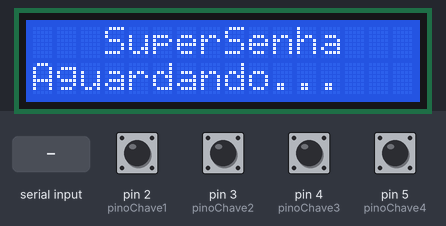
A sketch run on a simulated Arduino Uno, built with avr-gcc and run on an emulated ATmega328P. Shown: 16×2 character LCD. The test bench sets the inputs (shaded band); at power-on: pin 2 (pinoChave1), pin 3 (pinoChave2), pin 4 (pinoChave3), pin 5 (pinoChave4) HIGH. What the sketch prints to the serial monitor is not drawn.

Above: at 1.2 s.
1.3 s: "1\n" received over Serial
At 2.3 s:
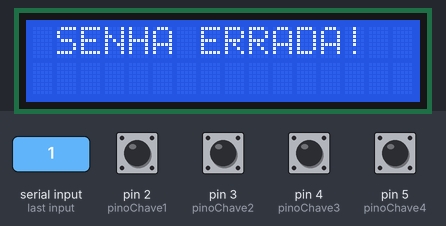
2.8 s: "R\n" received over Serial
At 4.0 s:
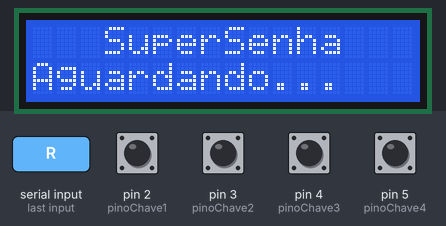
4.3 s: "0\n" received over Serial
At 5.8 s:
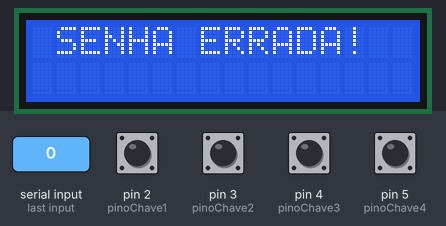
Timing chart, 0 to 7.3 s (numbered marks = the images above; inputs shaded):
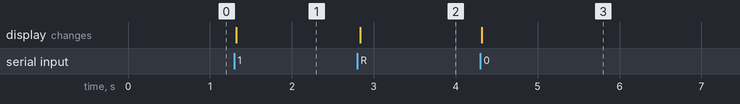

The sketch:

supersenha_arduino.ino
```cpp
#include <Wire.h>                   //Biblioteca nativa para comunicacao I2C (pinos A4 e A5)
#include <LiquidCrystal_I2C.h>      //Biblioteca do display LCD I2C (instalar "LiquidCrystal I2C" de Frank de Brabander)

#define pinoChave1 2                //Chave 1 do DIP switch ligada no pino digital 2
#define pinoChave2 3                //Chave 2 do DIP switch ligada no pino digital 3
#define pinoChave3 4                //Chave 3 do DIP switch ligada no pino digital 4
#define pinoChave4 5                //Chave 4 do DIP switch ligada no pino digital 5

// Cria o objeto do LCD no endereco 0x27 com 16 colunas e 2 linhas (se nao aparecer texto, testar 0x3F)
LiquidCrystal_I2C lcd(0x27, 16, 2);

// Mostra a tela inicial no LCD (usada no inicio e quando o Python manda "R")
void telaInicial() {
  lcd.clear();                      //Limpa a tela
  lcd.setCursor(0, 0);              //Posiciona na coluna 0, linha 0
  lcd.print("   SuperSenha   ");
  lcd.setCursor(0, 1);              //Posiciona na coluna 0, linha 1
  lcd.print("Aguardando...   ");
}

void setup() {
  Serial.begin(9600);               //Inicia a comunicacao serial na mesma velocidade do Python (9600 b/s)

  // Configura os pinos do DIP switch como entrada com resistor pull-up interno
  // Com INPUT_PULLUP: chave em ON (ligada no GND) le LOW | chave em OFF le HIGH
  pinMode(pinoChave1, INPUT_PULLUP);
  pinMode(pinoChave2, INPUT_PULLUP);
  pinMode(pinoChave3, INPUT_PULLUP);
  pinMode(pinoChave4, INPUT_PULLUP);

  // Inicializa o display LCD I2C
  lcd.init();                       //Inicia o display LCD
  lcd.backlight();                  //Liga a luz de fundo do LCD
  telaInicial();                    //Mostra a tela inicial "SuperSenha / Aguardando..."
}

void loop() {
  if (Serial.available() > 0) {                             //Verifica se chegou alguma senha enviada pelo Python
    String senhaDigitada = Serial.readStringUntil('\n');    //Le a senha ate a quebra de linha (ex: "1010")
    senhaDigitada.trim();                                   //Remove quebras de linha ou espacos extras

    if (senhaDigitada.length() == 0) {                      //Ignora leituras vazias
      return;
    }

    if (senhaDigitada == "R") {                             //"R" = pedido do Python para limpar (reset)
      telaInicial();                                        //Volta o LCD para "SuperSenha / Aguardando..."
      return;                                               //Nao compara senha nem responde nada
    }

    // Monta a senha atual definida nas 4 chaves do DIP switch
    // Como usamos INPUT_PULLUP, quando a chave esta em ON (conectada ao GND), a leitura e LOW ("1")
    String senhaDIP = "";

    if (digitalRead(pinoChave1) == LOW) { senhaDIP = senhaDIP + "1"; } else { senhaDIP = senhaDIP + "0"; }
    if (digitalRead(pinoChave2) == LOW) { senhaDIP = senhaDIP + "1"; } else { senhaDIP = senhaDIP + "0"; }
    if (digitalRead(pinoChave3) == LOW) { senhaDIP = senhaDIP + "1"; } else { senhaDIP = senhaDIP + "0"; }
    if (digitalRead(pinoChave4) == LOW) { senhaDIP = senhaDIP + "1"; } else { senhaDIP = senhaDIP + "0"; }

    lcd.clear();                                            //Limpa o display LCD antes de escrever o resultado

    if (senhaDigitada == senhaDIP) {                        //Se a senha enviada pelo Python for igual a do DIP switch
      lcd.setCursor(0, 0);
      lcd.print("ACESSO LIBERADO!");
      Serial.println("OK");                                 //Envia "OK" para o Python mostrar ACESSO LIBERADO!
    } else {                                                //Caso contrario, senha incorreta
      lcd.setCursor(0, 0);
      lcd.print(" SENHA ERRADA!  ");
      Serial.println("ERRO");                               //Envia "ERRO" para o Python mostrar SENHA ERRADA!
    }
  }
}
```

Measured:
- after the input at 1.3 s, the display: changes at once (image 1)
- after the input at 2.8 s, the display: changes at once (image 2)
- after the input at 4.3 s, the display: changes at once (image 3)
